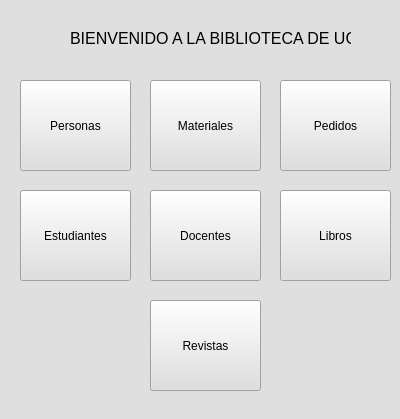
<?xml version="1.0" encoding="UTF-8"?>
<ui version="4.0">
 <class>Form</class>
 <widget class="QWidget" name="Form">
  <property name="geometry">
   <rect>
    <x>0</x>
    <y>0</y>
    <width>400</width>
    <height>419</height>
   </rect>
  </property>
  <property name="windowTitle">
   <string>Form</string>
  </property>
  <property name="styleSheet">
   <string notr="true">background-color: rgb(223, 223, 223);
selection-color: rgb(0, 0, 0);
color: rgb(0, 0, 0);
selection-background-color: rgb(255, 255, 255);
alternate-background-color: rgb(255, 255, 255);</string>
  </property>
  <widget class="QPushButton" name="btn_revistas">
   <property name="geometry">
    <rect>
     <x>150</x>
     <y>300</y>
     <width>111</width>
     <height>91</height>
    </rect>
   </property>
   <property name="text">
    <string>Revistas</string>
   </property>
  </widget>
  <widget class="QPushButton" name="btn_pedidos">
   <property name="geometry">
    <rect>
     <x>280</x>
     <y>80</y>
     <width>111</width>
     <height>91</height>
    </rect>
   </property>
   <property name="text">
    <string>Pedidos</string>
   </property>
  </widget>
  <widget class="QPushButton" name="btn_libros">
   <property name="geometry">
    <rect>
     <x>280</x>
     <y>190</y>
     <width>111</width>
     <height>91</height>
    </rect>
   </property>
   <property name="text">
    <string>Libros</string>
   </property>
  </widget>
  <widget class="QPushButton" name="btn_docentes">
   <property name="geometry">
    <rect>
     <x>150</x>
     <y>190</y>
     <width>111</width>
     <height>91</height>
    </rect>
   </property>
   <property name="text">
    <string>Docentes</string>
   </property>
  </widget>
  <widget class="QPushButton" name="btn_estudiantes">
   <property name="geometry">
    <rect>
     <x>20</x>
     <y>190</y>
     <width>111</width>
     <height>91</height>
    </rect>
   </property>
   <property name="text">
    <string>Estudiantes</string>
   </property>
  </widget>
  <widget class="QPushButton" name="btn_materiales">
   <property name="geometry">
    <rect>
     <x>150</x>
     <y>80</y>
     <width>111</width>
     <height>91</height>
    </rect>
   </property>
   <property name="text">
    <string>Materiales</string>
   </property>
  </widget>
  <widget class="QPushButton" name="btn_personas">
   <property name="geometry">
    <rect>
     <x>20</x>
     <y>80</y>
     <width>111</width>
     <height>91</height>
    </rect>
   </property>
   <property name="text">
    <string>Personas</string>
   </property>
  </widget>
  <widget class="QLabel" name="label">
   <property name="geometry">
    <rect>
     <x>70</x>
     <y>30</y>
     <width>281</width>
     <height>16</height>
    </rect>
   </property>
   <property name="font">
    <font>
     <family>MS UI Gothic</family>
     <pointsize>12</pointsize>
    </font>
   </property>
   <property name="text">
    <string>BIENVENIDO A LA BIBLIOTECA DE UG</string>
   </property>
  </widget>
 </widget>
 <resources/>
 <connections/>
</ui>
